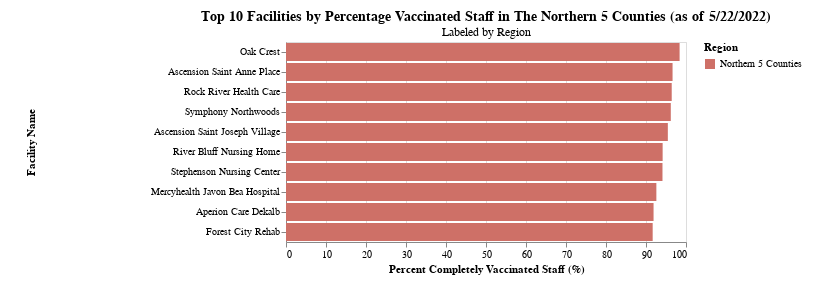

Notebook source saved alongside this figure:
### Code cell
# Create the chart.
chart = alt.Chart(data_plot2).mark_bar().encode(
    y=alt.Y('clean_name', title="Facility Name",sort='-x'),
    x=alt.X('Staff Vaccination Rate',
           title="Percent Completely Vaccinated Staff (%)"),
    color=alt.Color('Region',scale=alt.Scale(range=['#ce7067']))).properties(padding={'top':10, 'bottom':10, 'left':25, "right":30},title={"text":'Top 10 Facilities by Percentage Vaccinated Staff in The Northern 5 Counties (as of 5/22/2022)', "subtitle":'Labeled by Region'})
# Configure the fonts.
chart.configure_title(font='Century Gothic',
                     fontSize = 14).configure_axisX(
                        labelFont='Century Gothic').configure_axisY(labelFont='Century Gothic', labelLimit=300, titleX=-250)

### Figure 1 — Vega-Lite specification as saved in the notebook (floating-point values rounded to 4 significant figures)
{"config": {"view": {"continuousWidth": 400, "continuousHeight": 300}, "axisX": {"labelFont": "Century Gothic"}, "axisY": {"labelFont": "Century Gothic", "labelLimit": 300, "titleX": -250}, "title": {"font": "Century Gothic", "fontSize": 14}}, "data": {"name": "data-08debb97bfa54985293b4c8983af2853"}, "mark": "bar", "encoding": {"color": {"type": "nominal", "field": "Region", "scale": {"range": ["#ce7067"]}}, "x": {"type": "quantitative", "field": "Staff Vaccination Rate", "title": "Percent Completely Vaccinated Staff (%)"}, "y": {"type": "nominal", "field": "clean_name", "sort": "-x", "title": "Facility Name"}}, "padding": {"top": 10, "bottom": 10, "left": 25, "right": 30}, "title": {"text": "Top 10 Facilities by Percentage Vaccinated Staff in The Northern 5 Counties (as of 5/22/2022)", "subtitle": "Labeled by Region"}, "$schema": "https://vega.github.io/schema/vega-lite/v4.8.1.json", "datasets": {"data-08debb97bfa54985293b4c8983af2853": [{"Facility Name": "OAK CREST", "County": "DeKalb", "Staff Vaccination Rate": 98.4, "Resident Vaccination Rate": 100.0, "Staff Booster Rate": "84.48%", "Resident Booster Rate": "59.35%", "Staff Weekly Confirmed Cases": 3, "Staff Total Confirmed Cases": 130, "Staff Weekly COVID-19 Deaths": 0, "Staff Total COVID-19 Deaths": 0, "Resident Weekly Confirmed Cases": 0, "Resident Total Confirmed Cases": 27, "Resident Weekly COVID-19 Deaths": 0, "Resident Total COVID-19 Deaths": 1, "Region": "Northern 5 Counties", "clean_name": "Oak Crest"}, {"Facility Name": "ASCENSION SAINT ANNE PLACE", "County": "Winnebago", "Staff Vaccination Rate": 96.64, "Resident Vaccination Rate": 87.76, "Staff Booster Rate": "86.05%", "Resident Booster Rate": "41.74%", "Staff Weekly Confirmed Cases": 0, "Staff Total Confirmed Cases": 73, "Staff Weekly COVID-19 Deaths": 0, "Staff Total COVID-19 Deaths": 0, "Resident Weekly Confirmed Cases": 0, "Resident Total Confirmed Cases": 100, "Resident Weekly COVID-19 Deaths": 0, "Resident Total COVID-19 Deaths": 15, "Region": "Northern 5 Counties", "clean_name": "Ascension Saint Anne Place"}, {"Facility Name": "ROCK RIVER HEALTH CARE", "County": "Winnebago", "Staff Vaccination Rate": 96.43, "Resident Vaccination Rate": 82.86, "Staff Booster Rate": "96.55%", "Resident Booster Rate": "25.93%", "Staff Weekly Confirmed Cases": 0, "Staff Total Confirmed Cases": 96, "Staff Weekly COVID-19 Deaths": 0, "Staff Total COVID-19 Deaths": 0, "Resident Weekly Confirmed Cases": 0, "Resident Total Confirmed Cases": 69, "Resident Weekly COVID-19 Deaths": 0, "Resident Total COVID-19 Deaths": 20, "Region": "Northern 5 Counties", "clean_name": "Rock River Health Care"}, {"Facility Name": "SYMPHONY NORTHWOODS", "County": "Boone", "Staff Vaccination Rate": 96.2, "Resident Vaccination Rate": 93.94, "Staff Booster Rate": "93.55%", "Resident Booster Rate": "69.74%", "Staff Weekly Confirmed Cases": 1, "Staff Total Confirmed Cases": 79, "Staff Weekly COVID-19 Deaths": 0, "Staff Total COVID-19 Deaths": 0, "Resident Weekly Confirmed Cases": 0, "Resident Total Confirmed Cases": 64, "Resident Weekly COVID-19 Deaths": 0, "Resident Total COVID-19 Deaths": 18, "Region": "Northern 5 Counties", "clean_name": "Symphony Northwoods"}, {"Facility Name": "ASCENSION SAINT JOSEPH VILLAGE", "County": "Stephenson", "Staff Vaccination Rate": 95.46, "Resident Vaccination Rate": 88.24, "Staff Booster Rate": "89.33%", "Resident Booster Rate": "65.87%", "Staff Weekly Confirmed Cases": 0, "Staff Total Confirmed Cases": 59, "Staff Weekly COVID-19 Deaths": 0, "Staff Total COVID-19 Deaths": 0, "Resident Weekly Confirmed Cases": 0, "Resident Total Confirmed Cases": 38, "Resident Weekly COVID-19 Deaths": 0, "Resident Total COVID-19 Deaths": 7, "Region": "Northern 5 Counties", "clean_name": "Ascension Saint Joseph Village"}, {"Facility Name": "RIVER BLUFF NURSING HOME", "County": "Winnebago", "Staff Vaccination Rate": 94.16, "Resident Vaccination Rate": 93.01, "Staff Booster Rate": "91.73%", "Resident Booster Rate": "51.72%", "Staff Weekly Confirmed Cases": 0, "Staff Total Confirmed Cases": 90, "Staff Weekly COVID-19 Deaths": 0, "Staff Total COVID-19 Deaths": 0, "Resident Weekly Confirmed Cases": 0, "Resident Total Confirmed Cases": 107, "Resident Weekly COVID-19 Deaths": 0, "Resident Total COVID-19 Deaths": 14, "Region": "Northern 5 Counties", "clean_name": "River Bluff Nursing Home"}, {"Facility Name": "STEPHENSON NURSING CENTER", "County": "Stephenson", "Staff Vaccination Rate": 94.12, "Resident Vaccination Rate": 88.24, "Staff Booster Rate": "93.33%", "Resident Booster Rate": "64.06%", "Staff Weekly Confirmed Cases": 2, "Staff Total Confirmed Cases": 124, "Staff Weekly COVID-19 Deaths": 0, "Staff Total COVID-19 Deaths": 0, "Resident Weekly Confirmed Cases": 1, "Resident Total Confirmed Cases": 63, "Resident Weekly COVID-19 Deaths": 0, "Resident Total COVID-19 Deaths": 10, "Region": "Northern 5 Counties", "clean_name": "Stephenson Nursing Center"}, {"Facility Name": "MERCYHEALTH JAVON BEA HOSPITAL -SNF", "County": "Winnebago", "Staff Vaccination Rate": 92.59, "Resident Vaccination Rate": 85.71, "Staff Booster Rate": "100%", "Resident Booster Rate": "72%", "Staff Weekly Confirmed Cases": 0, "Staff Total Confirmed Cases": 21, "Staff Weekly COVID-19 Deaths": 0, "Staff Total COVID-19 Deaths": 0, "Resident Weekly Confirmed Cases": 0, "Resident Total Confirmed Cases": 2, "Resident Weekly COVID-19 Deaths": 0, "Resident Total COVID-19 Deaths": 0, "Region": "Northern 5 Counties", "clean_name": "Mercyhealth Javon Bea Hospital"}, {"Facility Name": "APERION CARE DEKALB", "County": "DeKalb", "Staff Vaccination Rate": 91.89, "Resident Vaccination Rate": 80.25, "Staff Booster Rate": "93.85%", "Resident Booster Rate": "70.59%", "Staff Weekly Confirmed Cases": 0, "Staff Total Confirmed Cases": 72, "Staff Weekly COVID-19 Deaths": 0, "Staff Total COVID-19 Deaths": 0, "Resident Weekly Confirmed Cases": 0, "Resident Total Confirmed Cases": 81, "Resident Weekly COVID-19 Deaths": 0, "Resident Total COVID-19 Deaths": 14, "Region": "Northern 5 Counties", "clean_name": "Aperion Care Dekalb"}, {"Facility Name": "FOREST CITY REHAB & NRSG CTR", "County": "Winnebago", "Staff Vaccination Rate": 91.67, "Resident Vaccination Rate": 87.86, "Staff Booster Rate": "88.16%", "Resident Booster Rate": "43.18%", "Staff Weekly Confirmed Cases": 0, "Staff Total Confirmed Cases": 52, "Staff Weekly COVID-19 Deaths": 0, "Staff Total COVID-19 Deaths": 0, "Resident Weekly Confirmed Cases": 0, "Resident Total Confirmed Cases": 119, "Resident Weekly COVID-19 Deaths": 0, "Resident Total COVID-19 Deaths": 7, "Region": "Northern 5 Counties", "clean_name": "Forest City Rehab"}]}}
